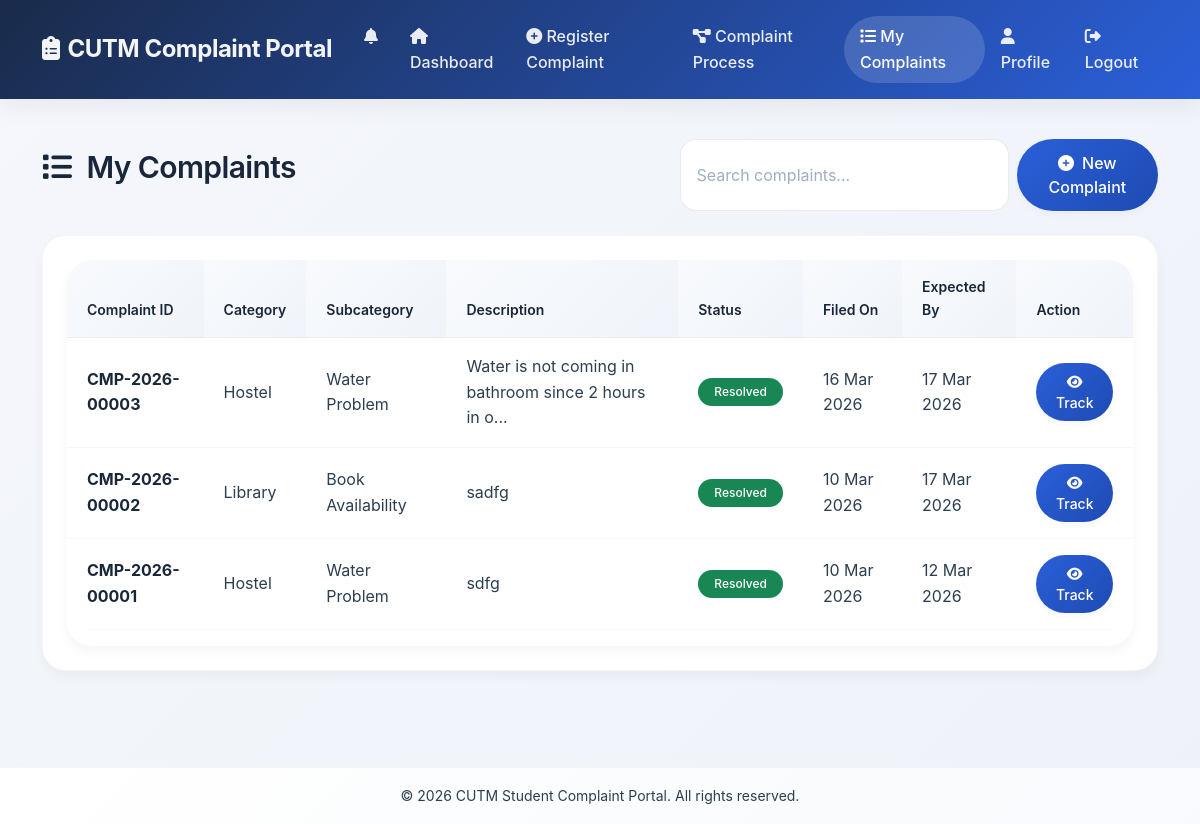
Screenshot of /student/my-complaints (signed in) with the database file from the repository.
### models.py (models this page shows, shortened)
class Complaint(db.Model):
    __tablename__ = 'complaints'
    id = db.Column(db.Integer, primary_key=True)
    complaint_id = db.Column(db.String(50), unique=True, nullable=False)
    student_id = db.Column(db.Integer, db.ForeignKey('users.id'), nullable=False)
    category = db.Column(db.String(50), nullable=False)
    subcategory = db.Column(db.String(100), nullable=False)
    description = db.Column(db.Text, nullable=False)
    location = db.Column(db.String(200), nullable=False)
    image_path = db.Column(db.String(200))
    status = db.Column(db.String(50), default='Pending')
    priority = db.Column(db.String(20), default='Medium')
    assigned_to = db.Column(db.Integer, db.ForeignKey('users.id'), nullable=True)
    assigned_department = db.Column(db.String(100))
    assigned_date = db.Column(db.DateTime)
    estimated_completion_date = db.Column(db.DateTime)
    actual_completion_date = db.Column(db.DateTime)
    created_at = db.Column(db.DateTime, default=datetime.utcnow)
    updated_at = db.Column(db.DateTime, default=datetime.utcnow, onupdate=datetime.utcnow)
    escalated_at = db.Column(db.DateTime)
    escalation_count = db.Column(db.Integer, default=0)
    student = db.relationship('User', back_populates='complaints', foreign_keys=[student_id])
    assigned_staff = db.relationship('User', back_populates='assigned_complaints', foreign_keys=[assigned_to])
    tracking_updates = db.relationship('ComplaintTracking', back_populates='complaint', lazy=True, cascade='all, delete-orphan')
    feedback = db.relationship('Feedback', back_populates='complaint', uselist=False, cascade='all, delete-orphan')
    notifications = db.relationship('Notification', back_populates='complaint', lazy=True, cascade='all, delete-orphan')

### app.py (the view)
@app.route('/student/my-complaints')
@login_required
def my_complaints():
    if current_user.role != 'student':
        return redirect(url_for('index'))
    complaints = Complaint.query.filter_by(student_id=current_user.id).order_by(Complaint.created_at.desc()).all()
    return render_template('student/my_complaints.html', complaints=complaints, now=datetime.now)

### app.py (called while the page is built)
@login_manager.user_loader
def load_user(user_id):
    return User.query.get(int(user_id))

@app.context_processor
def utility_processor():
    from datetime import datetime
    import pytz
    def ist_time(dt=None):
        if dt is None:
            dt = datetime.utcnow()
        utc = pytz.timezone('UTC')
        ist = pytz.timezone('Asia/Kolkata')
        if dt.tzinfo is None:
            dt = utc.localize(dt)
        ist_dt = dt.astimezone(ist)
        return ist_dt
    def format_ist(dt, format='%d %b %Y, %I:%M %p'):
        """Format datetime in IST"""
        if dt is None:
            return "N/A"
        try:
            ist_dt = ist_time(dt)
            return ist_dt.strftime(format)
        except:
            return str(dt)
    return {
        'now': datetime.now,
        'datetime': datetime,
        'ist_time': ist_time,
        'format_ist': format_ist,
        'current_time': ist_time()
    }

### templates/student/my_complaints.html (shortened to what this page needs)
{% extends "base.html" %}
{% block content %}
<div class="container">
    <div class="d-flex justify-content-between align-items-center mb-4">
        <h2>
            <i class="fas fa-list me-2"></i>
            My Complaints
        </h2>
        <div class="d-flex gap-2">
            <input type="text" id="search-complaint" class="form-control" placeholder="Search complaints...">
            <a href="{{ url_for('register_complaint') }}" class="btn btn-primary">
                <i class="fas fa-plus-circle me-2"></i>New Complaint
                </a>
        </div>
    </div>
    <div class="card">
        <div class="card-body">
            <div class="table-responsive">
                <table class="table table-hover">
                    <thead>
                        <tr>
                            <th>Complaint ID</th>
                            <th>Category</th>
                            <th>Subcategory</th>
                            <th>Description</th>
                            <th>Status</th>
                            <th>Filed On</th>
                            <th>Expected By</th>
                            <th>Action</th>
                        </tr>
                    </thead>
                    <tbody>
                        {% for complaint in complaints %}
                        <tr class="complaint-row"
                            data-status="{{ complaint.status }}"
                            data-department="{{ complaint.assigned_department }}">
                            <td>
                                <strong>{{ complaint.complaint_id }}</strong>
                            </td>
                            <td>{{ complaint.category }}</td>
                            <td>{{ complaint.subcategory }}</td>
                            <td>{{ complaint.description[:50] }}{% if complaint.description|length > 50 %}...{% endif %}</td>
                            <td>
                                {% if complaint.status == 'Resolved' %}
                                    <span class="badge bg-success">{{ complaint.status }}</span>
                                {% elif complaint.status == 'Rejected' %}
                                    <span class="badge bg-danger">{{ complaint.status }}</span>
                                {% elif complaint.status == 'Escalated' %}
                                    <span class="badge bg-warning">{{ complaint.status }}</span>
                                {% elif complaint.status in ['Assigned', 'Under Review', 'Work in Progress'] %}
                                    <span class="badge bg-primary">{{ complaint.status }}</span>
                                {% else %}
                                    <span class="badge bg-secondary">{{ complaint.status }}</span>
                                {% endif %}
                            </td>
                            <td>{{ complaint.created_at.strftime('%d %b %Y') }}</td>
                            <td>
                                {% if complaint.estimated_completion_date %}
                                    {{ complaint.estimated_completion_date.strftime('%d %b %Y') }}
                                {% else %}
                                    <span class="text-muted">Not set</span>
                                {% endif %}
                            </td>
                            <td>
                                <a href="{{ url_for('complaint_tracking', complaint_id=complaint.complaint_id) }}"
                                   class="btn btn-sm btn-primary">
                                    <i class="fas fa-eye"></i> Track
                                </a>
                            </td>
                        </tr>
                        {% endfor %}
                    </tbody>
                </table>
            </div>
        </div>
    </div>
</div>
{% endblock %}

### rows the page displays
Complaint: complaint_id "CMP-2026-00003", category "Hostel", subcategory "Water Problem", description "Water is not coming in bathroom since 2 hours in o", status "Resolved", created_at "16 Mar 2026", estimated_completion_date "17 Mar 2026"
Complaint: complaint_id "CMP-2026-00002", category "Library", subcategory "Book Availability", description "sadfg", status "Resolved", created_at "10 Mar 2026", estimated_completion_date "17 Mar 2026"
Complaint: complaint_id "CMP-2026-00001", category "Hostel", subcategory "Water Problem", description "sdfg", status "Resolved", created_at "10 Mar 2026", estimated_completion_date "12 Mar 2026"
